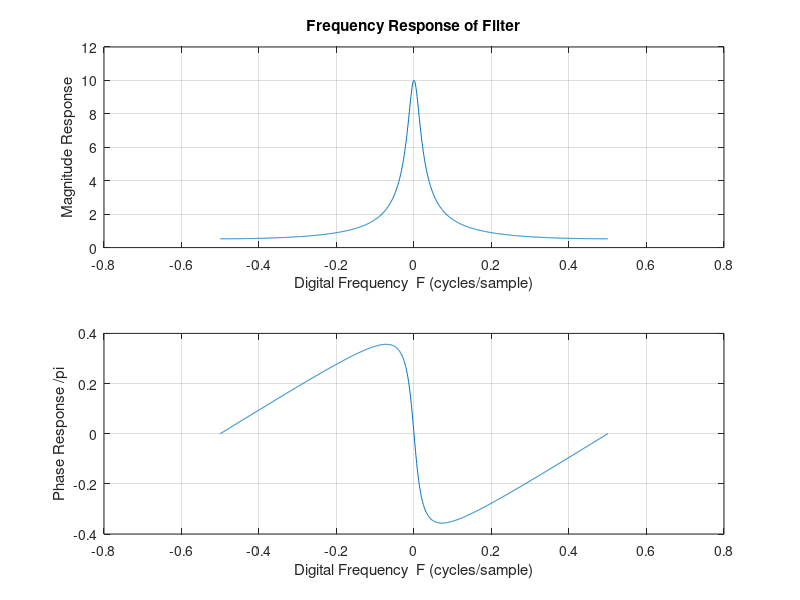
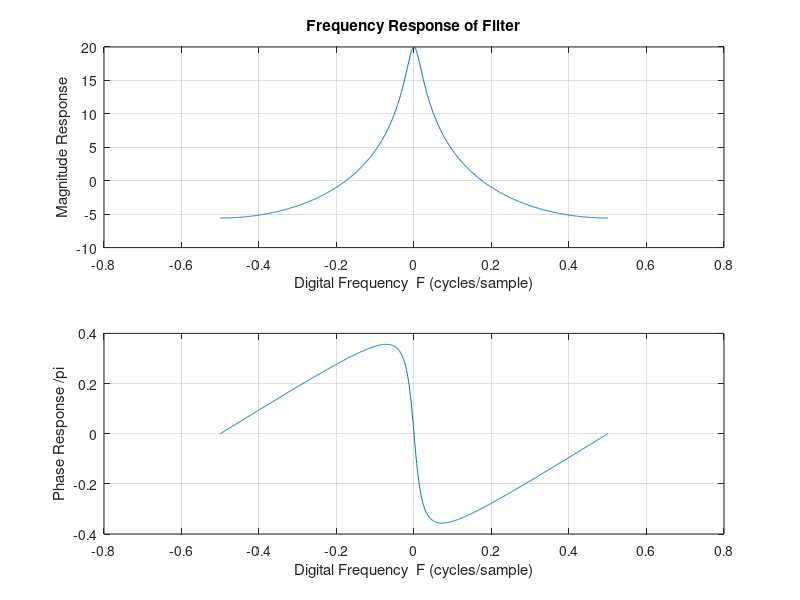
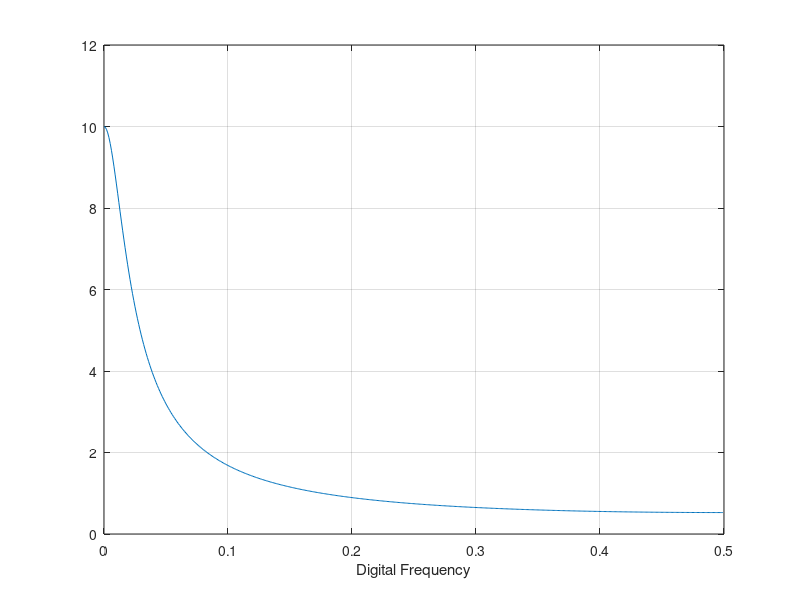

Recreate these plots in MATLAB, in order.
% EE419_HF_exp1_proto
% COMPUTE AND PLOT THE FREQUENCY RESPONSE OF AN IIR FILTER
% H(z) = z / (z-0.9)

% Make a digital frequency variable with 1001 points 
% for Principle Range F =-1/2 to +1/2, with spacing .001 cycles/sample

%Freq=[-0.5 -0.499 -0.498 ......... 0.499  0.5];  % 1001 values?! YIKES!!

%Freq=linspace(first_val, last_val, Num_of_points); 
% For LINSPACE: Increment =(last_val - first_val) / (Num_of_points-1) 
%Freq=linspace(-.5, .5, 1001); % 1001 points, from -1/2 to +1/2, Incr=.001

%Freq=[first_val : increment : last_val]; 
% NOTE: # of Points =[(last_val-first_val) / increment]+1 
                    % 1001 points, from -1/2 to +1/2, increment=.001
Freq = [-0.5: 0.001 : 0.5];

% Compute the values of the COMPLEX DTFT frequency response at these frequencies

HF = (exp(1i.*2.*pi.*Freq))./(exp(1i.*2.*pi.*Freq)-0.9);

% LINEAR FREQUENCY RESPONSE PLOT
% Plot the magnitude and phase responses on a linear freq scaleOp

% Open a new Figure #1:
figure(1)
% Plot the Magnitude Response 
subplot(2,1,1)  % Display plots in 2 rows / 1 column; This is the 1st plot.

% Plot the magnitude of HF on a linear scale
plot(Freq, abs(HF))
grid on
xlabel('Digital Frequency  F (cycles/sample)')
ylabel('Magnitude Response')
title('Frequency Response of Filter')

% Plot the Phase Response below the Magnitude Response
subplot(2,1,2) % Display plots in 2 rows / 1 column; This is the 2nd plot.

% Plot the Phase Angle vs Frequency     
plot(Freq, angle(HF)/pi)   % Normalize angle radian values by pi radians
grid on
xlabel('Digital Frequency  F (cycles/sample)')
ylabel('Phase Response /pi')


% PLOT dB (LOG AMPLITUDE) SCALE FREQUENCY RESPONSE PLOT in a new figure
% copy, paste, modify plot commands from above

Freq = [-0.5: 0.001 : 0.5];

% Compute the values of the COMPLEX DTFT frequency response at these frequencies

HF = (exp(1i.*2.*pi.*Freq))./(exp(1i.*2.*pi.*Freq)-0.9);

% LINEAR FREQUENCY RESPONSE PLOT
% Plot the magnitude and phase responses on a linear freq scaleOp

figure(2)
% Plot the Magnitude Response 
subplot(2,1,1)  % Display plots in 2 rows / 1 column; This is the 1st plot.

% Plot the magnitude of HF on a linear scale
plot(Freq, 20*log10(abs(HF)))
grid on
xlabel('Digital Frequency  F (cycles/sample)')
ylabel('Magnitude Response')
title('Frequency Response of Filter')

% Plot the Phase Response below the Magnitude Response
subplot(2,1,2) % Display plots in 2 rows / 1 column; This is the 2nd plot.

% Plot the Phase Angle vs Frequency     
plot(Freq, angle(HF)/pi)   % Normalize angle radian values by pi radians
grid on
xlabel('Digital Frequency  F (cycles/sample)')
ylabel('Phase Response /pi')



% Use Matlab freqz() function to plot frequency response
% [H,W] = freqz(B,A,N) 
%   B = H(z) numberator coefficients
%   A = H(z) denominator coefficients
%   N = # of complex H(F) data points to compute 
%   H = complex H(F) values
%   W = radian digital frequency = 2*pi*F
% Get 500 points for the plot
[HFfreqz, W] = freqz([1 0],[1 -0.9], 500); 
%H(z) = z/(z-0.9)
figure(3)
plot(W/(2*pi), abs(HFfreqz))
xlabel('Digital Frequency');
grid on
% Plot the magnitude and phase response (copy, paste, modify)

return;

% Find the peak response and peak response frequency
[peak_response, peak_response_index] = max(abs(HF))
% No ';' at end so answers print to screen
peak_response_freq = Freq(peak_response_index)

% Find the minimum magnitude response and min response frequency
[min_response, min_response_index] = min(abs(HF))
% No ';' so answers print to screen
min_response_freq = Freq(min_response_index)

% Interrogate Figure 1 to check the results

% COPY FIGURES TO A WORD DOCUMENT WHEN DONE

